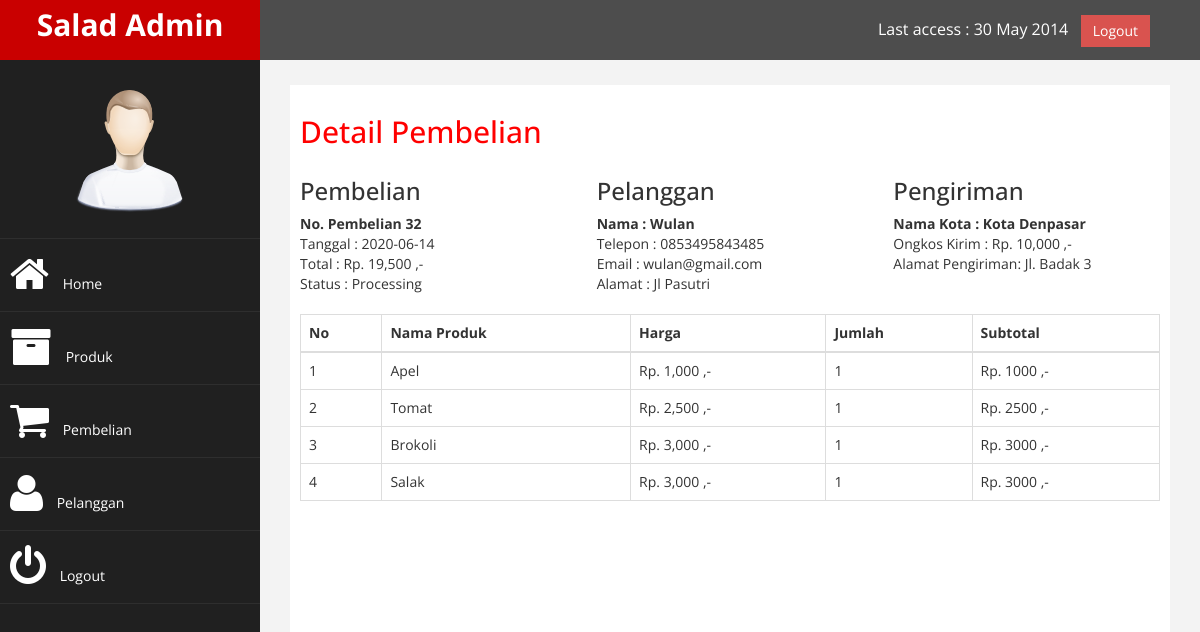
Page /admin/index.php?halaman=detail&id=32 (signed in) on the committed database.
### tables this page shows
CREATE TABLE `pembelian` (
  `id_pembelian` int(11) NOT NULL,
  `id_pelanggan` int(11) NOT NULL,
  `id_ongkir` int(11) NOT NULL,
  `tanggal_pembelian` date NOT NULL,
  `total_pembelian` int(11) NOT NULL,
  `nama_kota` varchar(100) NOT NULL,
  `tarif` int(11) NOT NULL,
  `alamat_pengiriman` text NOT NULL,
  `resi_pengiriman` varchar(50) NOT NULL,
  `status_pembelian` varchar(100) NOT NULL DEFAULT 'Pending'
);

CREATE TABLE `pelanggan` (
  `id_pelanggan` int(11) NOT NULL,
  `email_pelanggan` varchar(100) NOT NULL,
  `password_pelanggan` varchar(100) NOT NULL,
  `nama_pelanggan` varchar(100) NOT NULL,
  `telepon_pelanggan` varchar(25) NOT NULL,
  `alamat_pelanggan` varchar(200) NOT NULL
);

CREATE TABLE `pembelian_produk` (
  `id_pembelian_produk` int(11) NOT NULL,
  `id_pembelian` int(11) NOT NULL,
  `id_produk` int(11) NOT NULL,
  `jumlah` int(11) NOT NULL,
  `nama` varchar(100) NOT NULL,
  `harga` int(11) NOT NULL,
  `berat` int(11) NOT NULL,
  `subberat` int(11) NOT NULL,
  `subharga` int(11) NOT NULL
);

CREATE TABLE `produk` (
  `id_produk` int(11) NOT NULL,
  `nama_produk` varchar(100) NOT NULL,
  `harga_produk` int(11) NOT NULL,
  `stok_produk` int(11) NOT NULL,
  `berat_produk` int(11) NOT NULL,
  `foto_produk` varchar(100) NOT NULL,
  `deskripsi_produk` text NOT NULL
);

### admin/detail.php (the view, shortened to what this page needs)
<!DOCTYPE html>
<html>
<head>
</head>
<body>
	<h2>Detail Pembelian</h2>
	<?php
		$query = $koneksi->query("SELECT * FROM pembelian JOIN pelanggan
			                      ON pembelian.id_pelanggan = pelanggan.id_pelanggan
			                      WHERE pembelian.id_pembelian = '$_GET[id]'");
		$detail = $query->fetch_assoc();
	?>
	<div class="row">
		<div class="col-md-4">
			<h3>Pembelian</h3>
			<strong> No. Pembelian <?php echo $detail['id_pembelian']; ?></strong><br>
			Tanggal : <?php echo $detail['tanggal_pembelian']; ?> <br>
			Total : Rp. <?php echo number_format($detail['total_pembelian']); ?> ,-<br>
			Status : <?php echo $detail['status_pembelian']; ?>
		</div>
		<div class="col-md-4">
			<h3> Pelanggan </h3>
			<strong> Nama : <?php echo $detail['nama_pelanggan']; ?></strong><br>
			Telepon : <?php echo $detail['telepon_pelanggan']; ?> <br>
			Email : <?php echo $detail['email_pelanggan']; ?> <br>
			Alamat : <?php echo $detail['alamat_pelanggan']; ?>
		</div>
		<div class="col-md-4">
			<h3>Pengiriman</h3>
			<strong> Nama Kota : <?php echo $detail['nama_kota']; ?></strong><br>
			Ongkos Kirim : Rp. <?php echo number_format($detail['tarif']); ?> ,- <br>
			Alamat Pengiriman: <?php echo $detail['alamat_pengiriman']; ?>
		</div>
	</div><br>
	<table class="table table-bordered">
		<thead>
			<tr>
				<th>No</th>
				<th>Nama Produk</th>
				<th>Harga</th>
				<th>Jumlah</th>
				<th>Subtotal</th>
			</tr>
		</thead>
		<tbody>
			<?php
				$query = $koneksi->query("SELECT * FROM pembelian_produk JOIN produk
					                   ON pembelian_produk.id_produk = produk.id_produk
					                   WHERE pembelian_produk.id_pembelian = '$_GET[id]'");
				$nomor = 1;
				while($data = $query->fetch_assoc()){
		    ?>
			<tr>
				<td><?php echo $nomor; ?></td>
				<td><?php echo $data['nama_produk']; ?></td>
				<td>Rp. <?php echo number_format($data['harga_produk']); ?> ,-</td>
				<td><?php echo $data['jumlah']; ?></td>
				<td>
					Rp. <?php echo $data['harga_produk'] * $data['jumlah']; ?> ,-
				</td>
			</tr>
			<?php
				$nomor++;
				}
			?>
		</tbody>
	</table>
</body>
</html>

### admin/assets/css/custom.css (style rules this page uses)
body { font-family: 'Open Sans', sans-serif; }
h2 { color: #f00; }

### rows in the picture
pembelian: id_pembelian "32", tanggal_pembelian "2020-06-14", total_pembelian "19,500", status_pembelian "Processing", id_pelanggan.nama_pelanggan "Wulan", id_pelanggan.telepon_pelanggan "0853495843485", id_pelanggan.email_pelanggan "wulan@gmail.com", id_pelanggan.alamat_pelanggan "Jl Pasutri", nama_kota "Kota Denpasar", tarif "10,000", alamat_pengiriman "Jl. Badak 3"
pembelian_produk: id_produk.nama_produk "Apel", id_produk.harga_produk "1,000", jumlah "1", $data['harga_produk']*$data['jumlah'] "1000"
pembelian_produk: id_produk.nama_produk "Tomat", id_produk.harga_produk "2,500", jumlah "1", $data['harga_produk']*$data['jumlah'] "2500"
pembelian_produk: id_produk.nama_produk "Brokoli", id_produk.harga_produk "3,000", jumlah "1", $data['harga_produk']*$data['jumlah'] "3000"
pembelian_produk: id_produk.nama_produk "Salak", id_produk.harga_produk "3,000", jumlah "1", $data['harga_produk']*$data['jumlah'] "3000"
